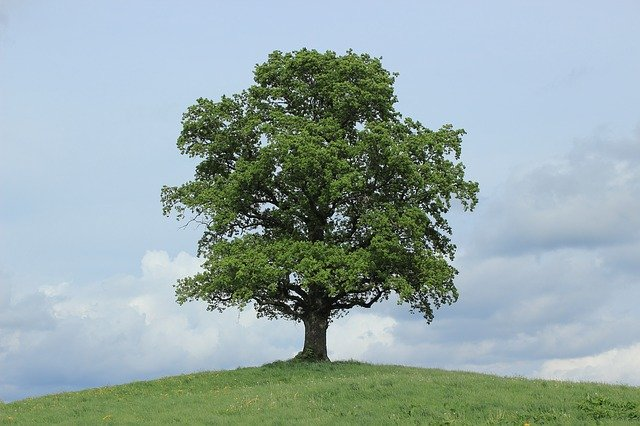
#> input picture odd/tree-1.jpg, 640 x 426 px
$ jupyter execute --allow-errors 'IPP-2025-1-lab-03-20227123-이선재.ipynb'   (shell and % lines are left out)
#> lines starting #> are read from the running program, lines starting #| are printed output that depends on the picture; after the words box and inside, x2 and y2 are one past the last pixel; in counts of white or black regions, pixels touching at a corner belong together
<h1 align='center'> 영상처리 프로그래밍 실습 3</h1>

<h6 align='right'> 2025. 3. 27. </h6>

<div class="alert alert-block alert-info">

- 파일 이름에서 00000000을 자신의 학번으로, name을 자신의 이름으로 수정하세요.

- 다음 줄에 자신의 이름, 학번, 학과(전공)을 적으세요.

* 이름:  이선재 &nbsp;&nbsp;          학번:  20227123  &nbsp;&nbsp;         학과(전공):  빅데이터

</div>

- JupyterLab 문서의 최신 버전은 [JupyterLab Documentation](https://jupyterlab.readthedocs.io/en/stable/index.html#/)을  참고하라

- Markdown은 [Markdown Guide](https://www.markdownguide.org/)를 참고하라.
- [Markdown Cheat Sheet](https://www.markdownguide.org/cheat-sheet/)

* 제출 마감: 4월 2일 (수) 오후 10:00까지 최종본을 SmartLEAD제출

[cell 1]
import cv2
import matplotlib.pyplot as plt
import matplotlib.image as mpimg
import numpy as np
import sys

print("Python version", sys.version)
print("OpenCV version", cv2.__version__)
print("NumPy version", np.__version__)

## 문제 1. 기본 이미지 읽기와 표시
* 목표: OpenCV로 이미지 파일을 읽고 창에 표시하는 기본 동작 이해

### 1.1
OpenCV의 imread() 함수를 이용해서 tree-1.jpg 파일을 읽고, 화면에 표시하는 프로그램을 작성하라.

[cell 2]
img = cv2.imread("tree-1.jpg")
#> img is the input picture: shape (426, 640, 3); mean B, G, R 167.2, 168.3, 149.5

cv2.imshow("Tree 1",img)
cv2.waitKey(0)
cv2.destroyAllWindows("Tree 1")

### namedWindows 함수 사용하기

[cell 3]
# "Tree 1"이라는 이름의 창을 미리 생성
cv2.namedWindow("Tree 1")
img = cv2.imread("tree-1.jpg")
cv2.imshow("Tree 1", img)
cv2.waitKey(0)
cv2.destroyWindow("Tree 1")

### 1.2:
namedWindow 함수를 사용하는 경우에 윈도우 크기가 작은 이유를 알아 보고, namedWindow 함수를 사용했을 때도 윈도우 크기가 영상의 크기에 맞게 표시되도록 프로그램을 수정하라.

[cell 4]
# 찾고자하는 함수를 찾는 법
# 더 정확히는 cv2 모듈에 정의된 모든 속성 중에서 이름에 "WINDOW_"라는 문자열이 포함된 것들을 출력하는 코드

# 하나하나 살펴보면
# dir() 함수는 주어진 객체(여기서는 cv2 모듈)의 유효한 속성 및 메서드 이름을 리스트로 반환
# 즉, dir(cv2)는 OpenCV 모듈에 포함된 모든 변수, 함수, 클래스 등의 이름을 반환

for e in dir(cv2):
    if "WINDOW_" in e:
        print(e)

[cell 5]
cv2.WINDOW_NORMAL

# 기본적으로 cv2.namedWindow() 없이 cv2.imshow()만 사용 할 경우
# 창이 자동 생성되며, 기본 속성은 cv2.WINDOW_AUTOSIZE로 설정됩니다.
# 하지만, cv2.namedWindow()는 속성을 명시적으로 설정 할 수 있습니다.

# 예를들어, WINDOW_NORMAL는 창 크기가 이미지에 맞춰 초기화되지만, 사용자가 조정 가능하므로 창 열림 후 크기가 달라질 수 있음

height, width = img.shape[:2]

cv2.namedWindow("Tree 1", cv2.WINDOW_NORMAL)
img = cv2.imread("tree-1.jpg")
cv2.imshow("Tree 1", img)
cv2.resizeWindow("Tree 1", width, height) # 영상 크기에 맞게 설정

cv2.waitKey(0)
cv2.destroyWindow("Tree 1")

### 1.3
이 프로그램에서 waitKey(0)의 역할을 설명하라.

---
cv2.waitKey(0)는 OpenCV에서 키보드 입력을 대기하는 함수로, GUI 창을 띄운 상태에서 사용자 입력을 처리 프로그램의 흐름을 제어하는 데 자주 사용됩니다.
delay 값에 따라 동작이 달라지기도 합니다. delay가 0이면 무한 대기. 키보드 입력이 있을 때까지 프로그램이 멈춰 있습니다.
delay가 0 이상일 때 지정된 시간(밀리초 단위) 동안 키 입력을 기다림. 시간이 지나면 키 입력 여부와 상관없이 진행합니다.

| **매개변수 (`delay`)** | **역할**                          | **반환값**                  | **주요 사용 사례**            |
|-----------------------|-----------------------------------|----------------------------|------------------------------|
| `0`                   | 무한 대기 (키 입력까지 멈춤)      | 눌린 키의 ASCII 코드       | 이미지 표시 후 사용자 입력 대기 |
| 양수 (예: `50`)       | 지정된 시간(ms) 동안 대기 후 진행 | 키 입력 시 ASCII 코드, 없으면 `-1` | 동영상 프레임 딜레이, 애니메이션 |
| 음수 (비추천)         | 보통 무한 대기처럼 동작           | 눌린 키의 ASCII 코드       | 사용하지 않는 것이 좋음       |

### 추가 설명
- **`cv2.waitKey()`**는 OpenCV 창에서 키보드 이벤트를 처리하며, GUI 업데이트를 보장하는 역할도 합니다.
- 예: `cv2.waitKey(50)`는 50ms 동안 키 입력을 기다리고, 없으면 다음 코드로 넘어갑니다.

### [심화] 1.4
앞에서 작성한 프로그램에서 cv2.imread 함수로 이미지를 읽을 때, 지정한 파일('tree-1.jpg')이 존재하지 않으면 오류가 발생한다. 파일이 없는 경우를 대비해 프로그램이 비정상 종료되지 않도록 오류 메시지를 출력하는 기능을 추가하라.`

-----
Q1 : 파일이 없는 경우를 어떻게 확인해?
A1 : ```if img is None:``` 를 사용하면 확인이 가능함

Q2 : cv2.destroyWindow("Tree 1") 를 안써도 exit()만 써도 상관 없지 않아?
A2 : 지금은 문제가 없을 거야. 하지만, 잠재적인 문제점이 발생해. exit()는 Python 프로그램을 즉시 종료하며, 모든 실행 중인 프로세스를 중단해 그러니  "Tree 1" 창은 명시적으로 닫히지 않고 메모리에 남아 있을 수 있어. 그래서 정리하면, 리소스 정리 누락, 운영 체제 의존성, 창이 화면에 남아 있을 가능성 등이 있어

[cell 6]
# if문으로 사용하는 코드

# 창 생성
cv2.namedWindow("Tree 1", cv2.WINDOW_NORMAL)

# 이미지 읽기
img = cv2.imread("tree-1.jpg")

# 파일 읽기 실패 시 오류 메시지 출력 및 종료
if img is None:
    print("오류: 'tree-1.jpg' 파일을 찾을 수 없거나 읽을 수 없습니다.")
    cv2.destroyWindow("Tree 1")  # 이미 생성된 창 닫기
    exit()  # 프로그램 종료

# 이미지 표시
cv2.imshow("Tree 1", img)

# 키 입력 대기
cv2.waitKey(0)

# 창 닫기
cv2.destroyWindow("Tree 1")

[cell 7]
# try문으로 만든 코드

import cv2

try:
    # 창 생성
    cv2.namedWindow("Tree 1", cv2.WINDOW_NORMAL)

    # 이미지 읽기
    img = cv2.imread("tree-1.jpg")
    if img is None:
        raise FileNotFoundError("'tree-1.jpg' 파일을 찾을 수 없거나 읽을 수 없습니다.")

    # 이미지 표시
    cv2.imshow("Tree 1", img)

    # 키 입력 대기
    cv2.waitKey(0)

except FileNotFoundError as e:
    # 파일 관련 오류 처리
    print(f"오류: {e}")
    cv2.destroyWindow("Tree 1")  # 창 정리
    exit()

except Exception as e:
    # 기타 예외 처리
    print(f"예상치 못한 오류 발생: {e}")
    cv2.destroyWindow("Tree 1")  # 창 정리
    exit()

else:
    # 예외가 발생하지 않은 경우 창 닫기
    cv2.destroyWindow("Tree 1")

## 문제 2.
 * 목표: 두 이미지 간의 간단한 전환 효과 이해

### 2.1
OpenCV의 imread() 함수를 이용해서 tree-1.jpg와 tree-2.jpg를 읽고, 가중치 $\alpha$를 1부터 0까지 0.01 간격으로 변경해 가면서, 두 영상의 weighted sum을 차례로 구하고 화면에 표시하는 프로그램을 작성하라.

단, 영상과 영상 사이의 디스플레이 간격은 0.05초로 설정하라.

[cell 8]
import cv2
import numpy as np

try:
    # 창 생성
    cv2.namedWindow("Blending", cv2.WINDOW_AUTOSIZE)

    # 이미지 읽기
    tree1 = cv2.imread("tree-1.jpg")
    if tree1 is None:
        raise FileNotFoundError("'tree-1.jpg' 파일을 찾을 수 없습니다.")

    tree2 = cv2.imread("tree-2.jpg")
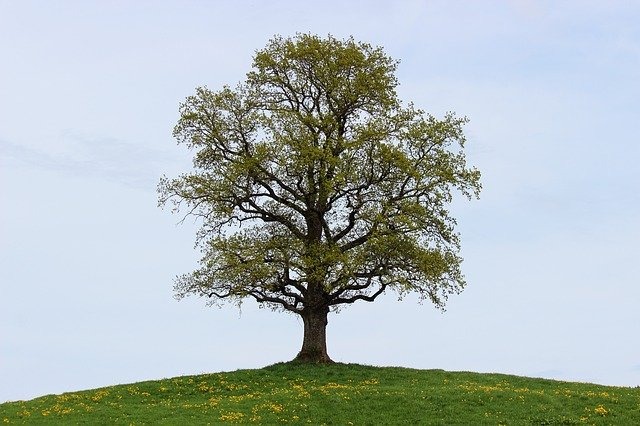
#> input picture odd/tree-2.jpg, 640 x 426 px
#> tree2 is the input picture: shape (426, 640, 3); mean B, G, R 183.3, 183.4, 173.2
    if tree2 is None:
        raise FileNotFoundError("'tree-2.jpg' 파일을 찾을 수 없습니다.")

    # 블렌딩 애니메이션
    for a in np.arange(1.0, 0, -0.01):
        blended = cv2.addWeighted(tree1, a, tree2, 1 - a, 0)  # 가중치 합성
        # blended_rgb = cv2.cvtColor(blended, cv2.COLOR_BGR2RGB)  # RGB 변환 (필요 시 주석 해제)
        cv2.imshow("Blending", blended)  # BGR 그대로 표시
        # q를 누르면 빠져나가게 만듬
        cv2.waitKey(50)

    # 최종 이미지 표시 후 종료
    cv2.waitKey(0)

except FileNotFoundError as e:
    # 파일 관련 오류 처리
    print(f"오류: {e}")
    cv2.destroyWindow("Blending")  # 올바른 창 이름으로 정리
    exit()

except Exception as e:
    # 기타 예외 처리
    print(f"예상치 못한 오류 발생: {e}")
    cv2.destroyWindow("Blending")
    exit()

finally:
    # 모든 경우 창 정리
    cv2.destroyAllWindows()
    print("끝")

### [심화] 2.2

문제 2.1에서 만든 프로그램 그림에서 발생할 수 있는 예외적인 상황에 대해서 생각해 보고, 이런 상황을 처리하도록 프로그램을 수정하라.

[cell 9]
import cv2
import numpy as np

try:
    # 창 생성
    cv2.namedWindow("Blending", cv2.WINDOW_AUTOSIZE)

    # 이미지 읽기
    tree1 = cv2.imread("tree-1.jpg")
    if tree1 is None:
        raise FileNotFoundError("'tree-1.jpg' 파일을 찾을 수 없습니다.")

    tree2 = cv2.imread("tree-2.jpg")
    if tree2 is None:
        raise FileNotFoundError("'tree-2.jpg' 파일을 찾을 수 없습니다.")

    # 이미지 크기 확인
    print(f"tree-1 크기: {tree1.shape}")  # (높이, 너비, 채널)
#| tree-1 크기: (426, 640, 3)
    print(f"tree-2 크기: {tree2.shape}")
#| tree-2 크기: (426, 640, 3)

    # 크기 불일치 시 조정
    if tree1.shape != tree2.shape:
        print("이미지 크기가 다릅니다. tree-2를 tree-1 크기에 맞게 조정합니다.")
        tree2 = cv2.resize(tree2, (tree1.shape[1], tree1.shape[0]))  # 너비, 높이 순

    # 블렌딩 애니메이션
    for a in np.arange(1.0, 0, -0.01):
        blended = cv2.addWeighted(tree1, a, tree2, 1 - a, 0)  # 가중치 합성
        # blended_rgb = cv2.cvtColor(blended, cv2.COLOR_BGR2RGB)  # RGB 변환 (필요 시 주석 해제)
        cv2.imshow("Blending", blended)  # BGR 그대로 표시
        # q를 누르면 빠져나가게 만듬
        if cv2.waitKey(50) == ord('q'):
            break
#> this loop made 1 pass; (key q is pressed on pass 1)

    # 최종 이미지 표시 후 종료
    cv2.waitKey(0)

except FileNotFoundError as e:
    # 파일 관련 오류 처리
    print(f"오류: {e}")
    cv2.destroyWindow("Blending")  # 올바른 창 이름으로 정리
    exit()

except Exception as e:
    # 기타 예외 처리
    print(f"예상치 못한 오류 발생: {e}")
    cv2.destroyWindow("Blending")
    exit()

finally:
    # 모든 경우 창 정리
    cv2.destroyAllWindows()
    print("끝")

## 문제 3.
 * 목표: 네 개 이미지 간 순환 전환 구현

OpenCV의 imread() 함수를 이용해서 tree-1.jpg, tree-2.jpg, tree-3.jpg,  tree-4.jpg 네 파일을 읽고, 가중치 $\alpha$를 1부터 0까지 0.01 간격으로 변경해 가면서, 다음 () 안의 두 영상의 weighted sum을 차례로 구하고 화면에 표시하는 프로그램을 작성하라.

- (tree-1.jpg, tree-2.jpg) --> (tree-2.jpg, tree-3.jpg) --> (tree-3.jpg, tree-4.jpg) --> (tree-4.jpg, tree-1.jpg)

단, 영상과 영상 사이의 디스플레이 간격은 0.05초로 설정하라.

[cell 10]
import cv2
import numpy as np

try:
    # 창 생성
    cv2.namedWindow("Blending", cv2.WINDOW_AUTOSIZE)

    # 이미지 읽기
    tree1 = cv2.imread("tree-1.jpg")
    if tree1 is None:
        raise FileNotFoundError("'tree-1.jpg' 파일을 찾을 수 없습니다.")

    tree2 = cv2.imread("tree-2.jpg")
    if tree2 is None:
        raise FileNotFoundError("'tree-2.jpg' 파일을 찾을 수 없습니다.")

    tree3 = cv2.imread("tree-3.jpg")
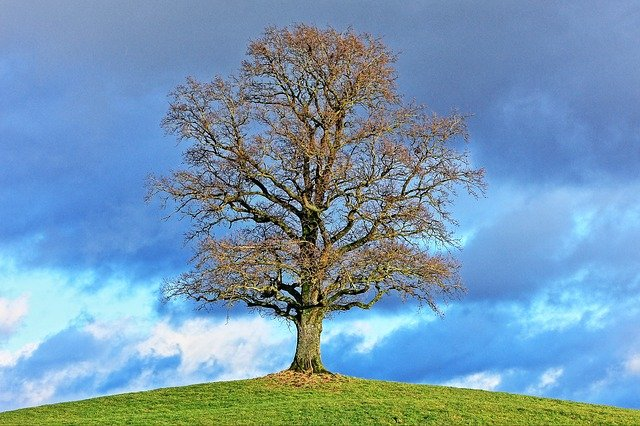
#> input picture odd/tree-3.jpg, 640 x 426 px
#> tree3 is the input picture: shape (426, 640, 3); mean B, G, R 179.4, 152.9, 118.2
    if tree3 is None:
        raise FileNotFoundError("'tree-3.jpg' 파일을 찾을 수 없습니다.")

    tree4 = cv2.imread("tree-4.jpg")
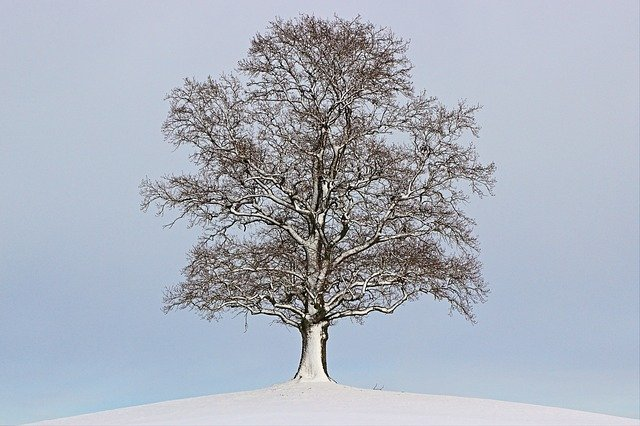
#> input picture odd/tree-4.jpg, 640 x 426 px
#> tree4 is the input picture: shape (426, 640, 3); mean B, G, R 189.8, 177.6, 170.8
    if tree4 is None:
        raise FileNotFoundError("'tree-4.jpg' 파일을 찾을 수 없습니다.")

    # 모든 이미지 크기 조정 (tree1 기준)
    print(f"tree-1 크기: {tree1.shape}")
#| tree-1 크기: (426, 640, 3)
    print(f"tree-2 크기: {tree2.shape}")
#| tree-2 크기: (426, 640, 3)
    print(f"tree-3 크기: {tree3.shape}")
#| tree-3 크기: (426, 640, 3)
    print(f"tree-4 크기: {tree4.shape}")
#| tree-4 크기: (426, 640, 3)

    if tree1.shape != tree2.shape or tree1.shape != tree3.shape or tree1.shape != tree4.shape:
        print("이미지 크기가 다릅니다. 모든 이미지를 tree-1 크기에 맞게 조정합니다.")
        tree2 = cv2.resize(tree2, (tree1.shape[1], tree1.shape[0]))
        tree3 = cv2.resize(tree3, (tree1.shape[1], tree1.shape[0]))
        tree4 = cv2.resize(tree4, (tree1.shape[1], tree1.shape[0]))

    # 블렌딩 함수 정의
    for a in np.arange(1.0, 0, -0.01):
        blended = cv2.addWeighted(tree1, a, tree2, 1 - a, 0)
        cv2.imshow("Blending", blended.astype(np.uint8))
        if cv2.waitKey(50) == ord('q'):
            break

    for a in np.arange(1.0, 0, -0.01):
        blended = cv2.addWeighted(tree2, a, tree3, 1 - a, 0)
        cv2.imshow("Blending", blended.astype(np.uint8))
        if cv2.waitKey(50) == ord('q'):
            break

    for a in np.arange(1.0, 0, -0.01):
        blended = cv2.addWeighted(tree3, a, tree4, 1 - a, 0)
        cv2.imshow("Blending", blended.astype(np.uint8))
        if cv2.waitKey(50) == ord('q'):
            break

    for a in np.arange(1.0, 0, -0.01):
        blended = cv2.addWeighted(tree4, a, tree1, 1 - a, 0)
        cv2.imshow("Blending", blended.astype(np.uint8))
        if cv2.waitKey(50) == ord('q'):
            break


    # 최종 이미지 표시 후 종료
    cv2.imshow("Blending", tree1)
    cv2.waitKey(0)

except FileNotFoundError as e:
    # 파일 관련 오류 처리
    print(f"오류: {e}")
    cv2.destroyWindow("Blending")
    exit()

except KeyboardInterrupt as e:
    # 'q'로 중단 시 처리
    print(f"{e}")
    cv2.destroyWindow("Blending")
    exit()

except Exception as e:
    # 기타 예외 처리
    print(f"예상치 못한 오류 발생: {e}")
    cv2.destroyWindow("Blending")
    exit()

finally:
    # 모든 경우 창 정리
    cv2.destroyAllWindows()
    print("끝")

### 3.1 반복 코드의 가독성 및 유지 보수성 향성
 * 위 코드에서 같은 일이 몇 번 반복되나? 어디서 반복되는지 찾아보자.
 * 가독성을 높이기 위해서 위의 프로그램을 수정해 보자.

[cell 11]
import cv2
import numpy as np


# 블렌딩 함수 정의
def blend_images(img1, img2, delay=50):
    for a in np.arange(1.0, 0, -0.01):
        blended = cv2.addWeighted(img1, a, img2, 1 - a, 0)
        cv2.imshow("Blending", blended)
        cv2.waitKey(delay)

def load_image(img):
    tree = cv2.imread(img)
    if tree is None:
        return FileNotFoundError(tree)
    return tree

try:
    # 창 생성
    cv2.namedWindow("Blending", cv2.WINDOW_AUTOSIZE)

    trees = [load_image(f'tree-{n}.jpg') for n in range(1,5)]
#> trees = 4 items

    for n in range(4):
        blend_images(trees[n], trees[(n+1)%4])

    cv2.waitKey(0)

except FileNotFoundError as e:
    # 파일 관련 오류 처리
    print(f"오류: {e}")
    cv2.destroyWindow("Blending")
    exit()

except KeyboardInterrupt as e:
    # 'q'로 중단 시 처리
    print(f"{e}")
    cv2.destroyWindow("Blending")
    exit()

except Exception as e:
    # 기타 예외 처리
    print(f"예상치 못한 오류 발생: {e}")
    cv2.destroyWindow("Blending")
    exit()

finally:
    # 모든 경우 창 정리
    cv2.destroyAllWindows()
    print("끝")

[cell 12]
lst = []
for n in range(1, 6, 2):
    lst.append(n)

lst

[cell 13]
# 리스트 컴프리헨션(List Comprehension)
# Python에서 리스트를 간결하게 생성하는 방법 중 하나로, 반복문과 조건문을 한 줄에 작성해 리스트를 만드는 구문
lst = [n for n in range(1, 6, 2)]
lst

### 문제 4:

OpenCV의 waitKey 함수를 이용하여 예제 1에서 영상이 변화 과정을 반수동으로 변경할 수 있도록 프로그램을 수정하라.

단, 입력한 키에 따른 동작은 다음과 같다.

- '1': $\alpha = 0. \rightarrow 1.00$,  tree-1 $\rightarrow$ tree-2, (tree-2에서 정지)
- '2': $\alpha = 0. \rightarrow 1.00$,  tree-2 $\rightarrow$ tree-3, (tree-3에서 정지)
- '3': $\alpha = 0. \rightarrow 1.00$,  tree-3 $\rightarrow$ tree-4, (tree-4에서 정지)
- '4': $\alpha = 0. \rightarrow 1.00$,  tree-4 $\rightarrow$ tree-1, (tree-1에서 정지)
- 'q': 프로그램 종료

### 문제 7.

OpenCV의 trackbar를 사용하여 예제 1에서 영상이 변화 과정을 수동으로 변경할 수 있도록 프로그램을 수정하라.

단, Trackbar의 범위를 0부터 400까지 설정하고, trackbar에서 1이 변하면 $\alpha$ 값이 0.01이 변하도록 변환하라. trackbar의 변환 범위는 다음과 같다.

- Trackbar $= 0 \rightarrow 100$:   $\alpha = 0. \rightarrow 1.00$,  tree-1 $\rightarrow$ tree-2
- Trackbar $= 100 \rightarrow 200$: $\alpha = 0. \rightarrow 1.00$,  tree-2 $\rightarrow$ tree-3
- Trackbar $= 200 \rightarrow 300$: $\alpha = 0. \rightarrow 1.00$,  tree-3 $\rightarrow$ tree-4
- Trackbar $= 300 \rightarrow 400$: $\alpha = 0. \rightarrow 1.00$,  tree-4 $\rightarrow$ tree-1

그리고 'q'를 누르면 프로그램이 종료되어야 한다.

[cell 14]
img = mpimg.imread('tree-1.jpg')
plt.imshow(img)
plt.axis('off')
plt.show()

[cell 15]
img = cv2.imread('tree-1.jpg')

[cell 16]
img_gray = cv2.cvtColor(img, cv2.COLOR_BGR2GRAY)
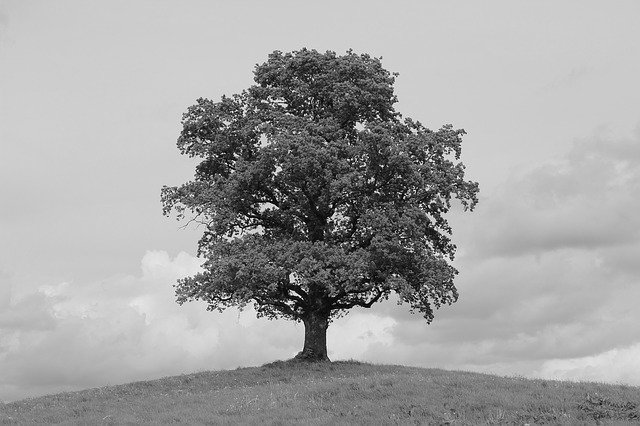
#> img_gray: shape (426, 640); min 0, max 254, mean 162.6

[cell 17]
img.shape, img_gray.shape

[cell 18]
plt.figure(figsize=(12,8))
plt.subplot(121)
plt.imshow(img_gray, cmap='gray')
plt.axis('off')
plt.subplot(122)
plt.imshow(255-img_gray, cmap='gray')
plt.axis('off')
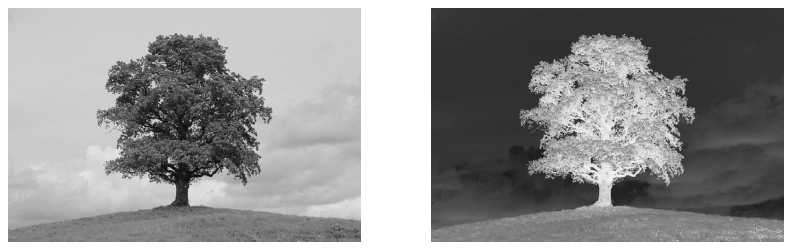
#> figure drawn by matplotlib, 2 panels

[cell 19]
plt.figure(figsize=(12,8))
plt.subplot(121)
plt.imshow(img[:,:,::-1])
plt.axis('off')
plt.subplot(122)
plt.imshow(255-img[:,:,::-1], cmap='gray')
plt.axis('off')
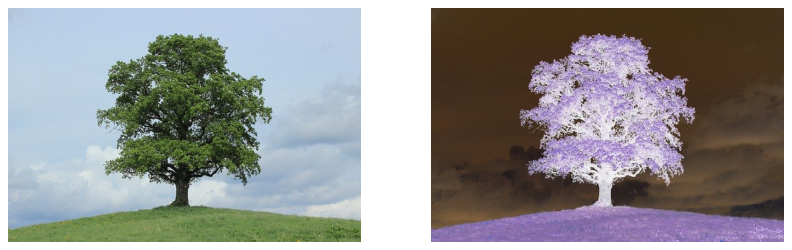
#> figure drawn by matplotlib, 2 panels

[cell 20]
# [6 lines left out: function onMouseColorGray, not called in this run]

# main body namespace
img = cv2.imread('tree-1.jpg')
img_gray = cv2.cvtColor(img, cv2.COLOR_BGR2GRAY)
winName = 'color & gray'
cv2.imshow(winName, img)
cv2.setMouseCallback(winName, onMouseColorGray)
while cv2.waitKey(0) != ord('q'):
#> (key q is pressed here)
    pass
cv2.destroyAllWindows()

[cell 21]
cv2dir = dir(cv2)
#> cv2dir = 2837 items, first 6: 'ACCESS_FAST', 'ACCESS_MASK', 'ACCESS_READ', 'ACCESS_RW', 'ACCESS_WRITE', 'ADAPTIVE_THRESH_GAUSSIAN_C'
[e for e in cv2dir if 'EVENT' in e]
#> Out = 18 items, first 6: 'EVENT_FLAG_ALTKEY', 'EVENT_FLAG_CTRLKEY', 'EVENT_FLAG_LBUTTON', 'EVENT_FLAG_MBUTTON', 'EVENT_FLAG_RBUTTON', 'EVENT_FLAG_SHIFTKEY'

[cell 22]
# [17 lines left out: function onMouseColorGrayInvert, not called in this run]

# main body namespace
img = cv2.imread('tree-1.jpg')
img_gray = cv2.cvtColor(img, cv2.COLOR_BGR2GRAY)
img_inv = 255 - img
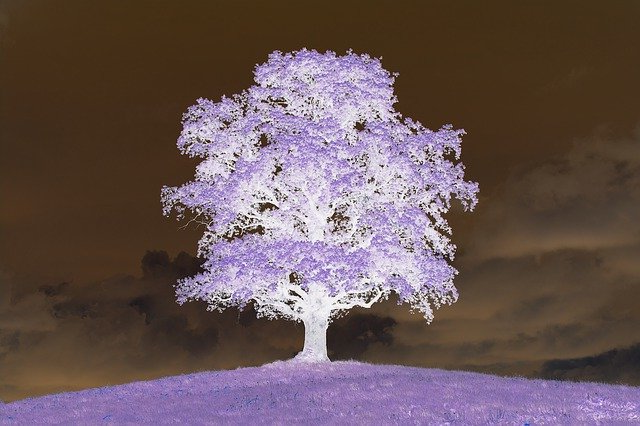
#> img_inv: shape (426, 640, 3); mean B, G, R 87.8, 86.7, 105.5
img_gray_inv = 255 - img_gray
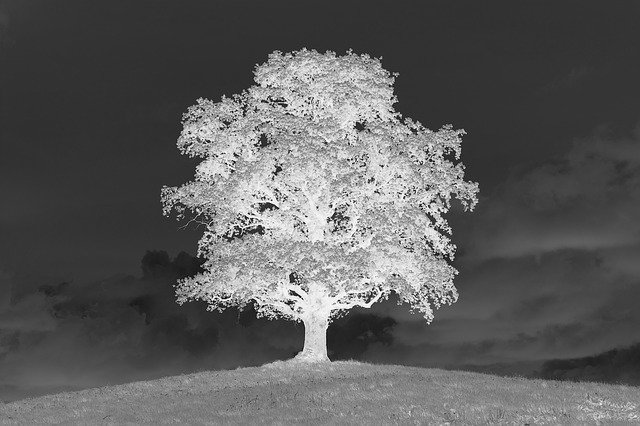
#> img_gray_inv: shape (426, 640); min 1, max 255, mean 92.4

color_mode = 'NORMAL'
gray_mode = 'NORMAL'

winName = 'color & gray'
cv2.imshow(winName, img)
cv2.setMouseCallback(winName, onMouseColorGrayInvert)
while cv2.waitKey(0) != ord('q'):
#> (key q is pressed here)
    pass
cv2.destroyAllWindows()

### 문제 6:

OpenCV의 waitKey 함수를 이용하여 예제 1에서 영상이 변화 과정을 반수동으로 변경할 수 있도록 프로그램을 수정하라.

단, 입력한 키에 따른 동작은 다음과 같다.

- '1': $\alpha = 0. \rightarrow 1.00$,  tree-1 $\rightarrow$ tree-2, (tree-2에서 정지)
- '2': $\alpha = 0. \rightarrow 1.00$,  tree-2 $\rightarrow$ tree-3, (tree-3에서 정지)
- '3': $\alpha = 0. \rightarrow 1.00$,  tree-3 $\rightarrow$ tree-4, (tree-4에서 정지)
- '4': $\alpha = 0. \rightarrow 1.00$,  tree-4 $\rightarrow$ tree-1, (tree-1에서 정지)
- 'q': 프로그램 종료

### 문제 7.

OpenCV의 trackbar를 사용하여 예제 1에서 영상이 변화 과정을 수동으로 변경할 수 있도록 프로그램을 수정하라.

단, Trackbar의 범위를 0부터 400까지 설정하고, trackbar에서 1이 변하면 $\alpha$ 값이 0.01이 변하도록 변환하라. trackbar의 변환 범위는 다음과 같다.

- Trackbar $= 0 \rightarrow 100$:   $\alpha = 0. \rightarrow 1.00$,  tree-1 $\rightarrow$ tree-2
- Trackbar $= 100 \rightarrow 200$: $\alpha = 0. \rightarrow 1.00$,  tree-2 $\rightarrow$ tree-3
- Trackbar $= 200 \rightarrow 300$: $\alpha = 0. \rightarrow 1.00$,  tree-3 $\rightarrow$ tree-4
- Trackbar $= 300 \rightarrow 400$: $\alpha = 0. \rightarrow 1.00$,  tree-4 $\rightarrow$ tree-1

그리고 'q'를 누르면 프로그램이 종료되어야 한다.

[cell 23]
# [10 lines left out: function onMouseClick, not called in this run]

white = (255, 255, 255)
img = cv2.imread("bird.png")
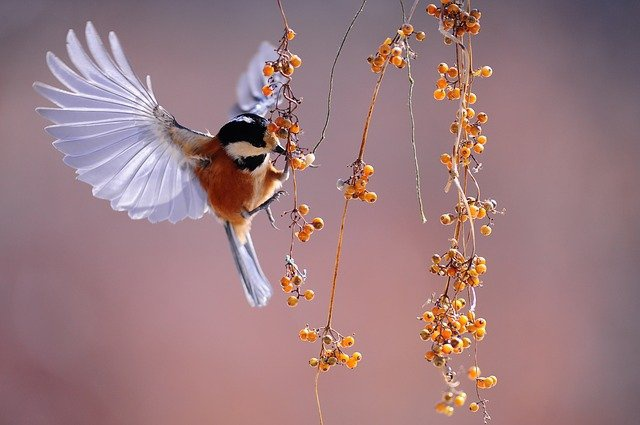
#> input picture odd/bird.png, 640 x 425 px
#> img is the input picture: shape (425, 640, 3); mean B, G, R 128.3, 123.7, 156.4

pt1 = np.array([30, 30]) # (x, y)
rect =  np.array([300, 200]) # (x, y)
pt2 = pt1 + rect

img_a = img.copy()
cv2.rectangle(img_a, pt1, rect, white, cv2.LINE_4)
#> img_a: shape (425, 640, 3); 1.61% of pixels changed, all inside (x1, y1, x2, y2) = (28, 28, 303, 203)
#> (the rest of the program and of its run is left out)
